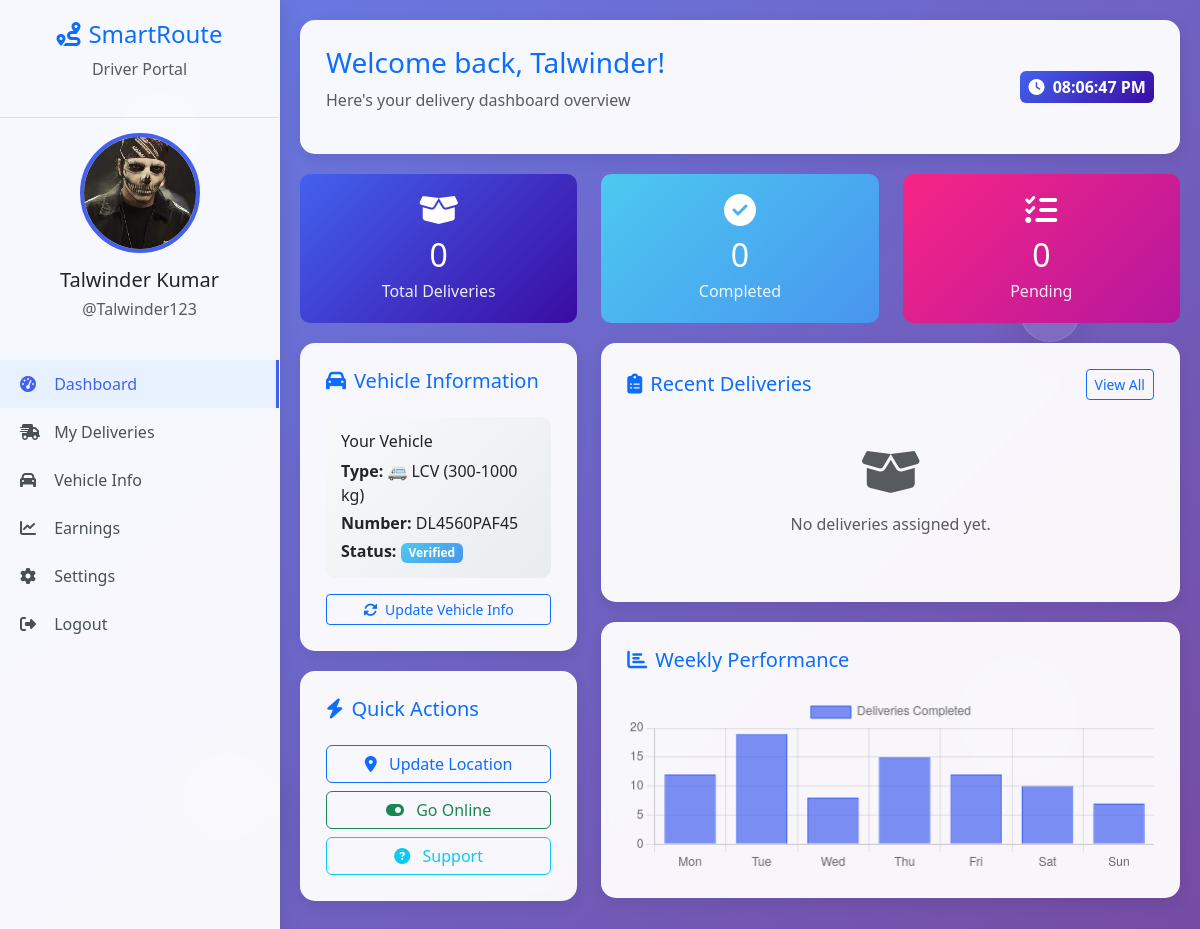
Screenshot of /driver/dashboard/ (signed in) with the database file from the repository.
### driver/models.py (models this page shows, shortened)
class Driver(models.Model):
    VEHICLE_TYPES = [
        ('mini', '🚗 Mini Vehicle (30-300 kg)'),
        ('lcv', '🚐 LCV (300-1000 kg)'),
        ('mcv', '🚛 MCV (1000-5000 kg)'),
        ('hcv', '🚚 HCV (5000-16000 kg)'),
        ('trailer', '🚛 Trailer (16000-35000 kg)'),
    ]
    user = models.OneToOneField(User, on_delete=models.CASCADE)
    phone = models.CharField(max_length=15)
    license_number = models.CharField(max_length=50)
    vehicle_type = models.CharField(max_length=20, choices=VEHICLE_TYPES, blank=True, null=True)
    vehicle_number = models.CharField(max_length=20, blank=True, null=True)
    profile_image = models.ImageField(upload_to='driver_profiles/', null=True, blank=True)
    has_own_vehicle = models.BooleanField(default=False)
    assigned_vehicle = models.ForeignKey('Vehicle', on_delete=models.SET_NULL, null=True, blank=True)
    address = models.TextField(blank=True)
    city = models.CharField(max_length=100, blank=True)
    state = models.CharField(max_length=100, blank=True)
    pincode = models.CharField(max_length=10, blank=True)
    is_active = models.BooleanField(default=True)
    created_at = models.DateTimeField(auto_now_add=True)
    updated_at = models.DateTimeField(auto_now=True)

### driver/views.py (the view)
# urls.py: path('dashboard/', views.driver_dashboard, name='dashboard'),
@login_required
def driver_dashboard(request):
    try:
        driver = Driver.objects.get(user=request.user)
        total_deliveries = Delivery.objects.filter(driver=driver).count()
        completed_deliveries = Delivery.objects.filter(driver=driver, status='delivered').count()
        pending_deliveries = Delivery.objects.filter(driver=driver, status__in=['assigned', 'picked_up', 'in_transit']).count()
        total_earnings = Earnings.objects.filter(driver=driver, is_paid=True).aggregate(models.Sum('amount'))['amount__sum'] or 0
        recent_deliveries = Delivery.objects.filter(driver=driver).order_by('-assigned_at')[:5]
        context = {
            'driver': driver,
            'total_deliveries': total_deliveries,
            'completed_deliveries': completed_deliveries,
            'pending_deliveries': pending_deliveries,
            'total_earnings': total_earnings,
            'recent_deliveries': recent_deliveries,
        }
        return render(request, 'driver/dashboard.html', context)
    except Driver.DoesNotExist:
        messages.error(request, "Driver profile not found")
        return redirect('driver:login')

### template/driver/dashboard.html (shortened to what this page needs)
<!DOCTYPE html>
<html lang="en">
<head>
    <link href="https://cdn.jsdelivr.net/npm/bootstrap@5.3.0/dist/css/bootstrap.min.css" rel="stylesheet">
    <link rel="stylesheet" href="https://cdnjs.cloudflare.com/ajax/libs/font-awesome/6.4.0/css/all.min.css">
</head>
<body>
    <div class="bg-shapes">
    </div>
    <div class="dashboard-container">
        <div class="sidebar">
            <div class="sidebar-header">
                <h4 class="text-primary"><i class="fas fa-route me-2"></i>SmartRoute</h4>
                <p class="text-muted">Driver Portal</p>
            </div>
            <div class="driver-info">
                {% if driver.profile_image %}
                    <img src="{{ driver.profile_image.url }}" alt="Profile" class="profile-image">
                {% else %}
                    <img src="https://via.placeholder.com/120" alt="Profile" class="profile-image">
                {% endif %}
                <h5>{{ driver.user.first_name }} {{ driver.user.last_name }}</h5>
                <p class="text-muted">@{{ driver.user.username }}</p>
                <span class="status-badge status-{{ driver.status }}">{{ driver.status|title }}</span>
            </div>
            <nav class="nav flex-column">
                <a class="nav-link active" href="{% url 'driver:dashboard' %}">
                    <i class="fas fa-tachometer-alt"></i> Dashboard
                </a>
                <a class="nav-link" href="{% url 'driver:my_deliveries' %}">
                    <i class="fas fa-shipping-fast"></i> My Deliveries
                </a>
                <a class="nav-link" href="{% url 'driver:vehicle_info'%}">
                    <i class="fas fa-car"></i> Vehicle Info
                </a>
                <a class="nav-link" href="{% url 'driver:earnings' %}">
                    <i class="fas fa-chart-line"></i> Earnings
                </a>
                <a class="nav-link" href="{% url 'driver:settings' %}">
                    <i class="fas fa-cog"></i> Settings
                </a>
                <a class="nav-link" href="{% url 'driver:logout' %}">
                    <i class="fas fa-sign-out-alt"></i> Logout
                </a>
            </nav>
        </div>
        <div class="main-content">
            <div class="content-card">
                <div class="row align-items-center">
                    <div class="col-md-8">
                        <h3 class="text-primary">Welcome back, {{ driver.user.first_name }}!</h3>
                        <p class="text-muted">Here's your delivery dashboard overview</p>
                    </div>
                    <div class="col-md-4 text-end">
                        <span class="badge bg-primary fs-6 p-2">
                            <i class="fas fa-clock me-1"></i>
                            <span id="current-time"></span>
                        </span>
                    </div>
                </div>
            </div>
            <div class="row">
                <div class="col-md-4">
                    <div class="stat-card bg-primary">
                        <i class="fas fa-box-open"></i>
                        <h3>{{ total_deliveries }}</h3>
                        <p>Total Deliveries</p>
                    </div>
                </div>
                <div class="col-md-4">
                    <div class="stat-card bg-success">
                        <i class="fas fa-check-circle"></i>
                        <h3>{{ completed_deliveries }}</h3>
                        <p>Completed</p>
                    </div>
                </div>
                <div class="col-md-4">
                    <div class="stat-card bg-warning">
                        <i class="fas fa-tasks"></i>
                        <h3>{{ pending_deliveries }}</h3>
                        <p>Pending</p>
                    </div>
                </div>
            </div>
            <div class="row">
                <div class="col-md-4">
                    <div class="content-card">
                        <h5 class="text-primary mb-4"><i class="fas fa-car me-2"></i>Vehicle Information</h5>
                        {% if driver.has_own_vehicle %}
                            <div class="vehicle-info">
                                <h6>Your Vehicle</h6>
                                <p class="mb-1"><strong>Type:</strong> {{ driver.get_vehicle_type_display }}</p>
                                <p class="mb-1"><strong>Number:</strong> {{ driver.vehicle_number }}</p>
                                <p class="mb-0"><strong>Status:</strong> <span class="badge bg-success">Verified</span></p>
                            </div>
                        {% else %}
                            <div class="alert alert-warning">
                                <i class="fas fa-info-circle me-2"></i>
                                No vehicle assigned yet. Please wait for admin to assign you a vehicle.
                            </div>
                        {% endif %}
                        <div class="mt-3">
                            <button class="btn btn-outline-primary btn-sm w-100">
                                <i class="fas fa-sync-alt me-1"></i> Update Vehicle Info
                            </button>
                        </div>
                    </div>
                    <div class="content-card">
                        <h5 class="text-primary mb-4"><i class="fas fa-bolt me-2"></i>Quick Actions</h5>
                        <div class="d-grid gap-2">
                            <button class="btn btn-outline-primary">
                                <i class="fas fa-map-marker-alt me-2"></i> Update Location
                            </button>
                            <button class="btn btn-outline-success">
                                <i class="fas fa-toggle-on me-2"></i> Go Online
                            </button>
                            <button class="btn btn-outline-info">
                                <i class="fas fa-question-circle me-2"></i> Support
                            </button>
                        </div>
                    </div>
                </div>
                <div class="col-md-8">
                    <div class="content-card">
                        <div class="d-flex justify-content-between align-items-center mb-4">
                            <h5 class="text-primary mb-0"><i class="fas fa-clipboard-list me-2"></i>Recent Deliveries</h5>
                            <a href="#" class="btn btn-sm btn-outline-primary">View All</a>
                        </div>
                        {% if recent_deliveries %}
                            {% for delivery in recent_deliveries %}
                                <div class="delivery-item">
                                    <div class="row align-items-center">
                                        <div class="col-md-6">
                                            <h6 class="mb-1">Delivery #{{ delivery.id }}</h6>
                                            <p class="mb-1 text-muted small">
                                                <i class="fas fa-user me-1"></i> {{ delivery.customer_name }}
                                            </p>
                                            <p class="mb-1 text-muted small">
                                                <i class="fas fa-box me-1"></i> {{ delivery.package_description|truncatewords:5 }}
                                            </p>
                                        </div>
                                        <div class="col-md-3">
                                            <span class="status-badge-delivery status-{{ delivery.status }}">
                                                {{ delivery.status|title }}
                                            </span>
                                        </div>
                                        <div class="col-md-3 text-end">
                                            {% if delivery.status == 'assigned' %}
                                                <a href="{% url 'driver:update_delivery_status' delivery.id 'picked_up' %}" class="btn btn-success btn-action">
                                                    <i class="fas fa-box-open me-1"></i> Pick Up
                                                </a>
                                            {% elif delivery.status == 'picked_up' %}
                                                <a href="{% url 'driver:update_delivery_status' delivery.id 'in_transit' %}" class="btn btn-info btn-action">
                                                    <i class="fas fa-truck me-1"></i> In Transit
                                                </a>
                                            {% elif delivery.status == 'in_transit' %}
                                                <a href="{% url 'driver:update_delivery_status' delivery.id 'delivered' %}" class="btn btn-success btn-action">
                                                    <i class="fas fa-check me-1"></i> Deliver
                                                </a>
                                            {% endif %}
                                        </div>
                                    </div>
                                </div>
                            {% endfor %}
                        {% else %}
                            <div class="text-center py-4">
                                <i class="fas fa-box-open fa-3x text-muted mb-3"></i>
                                <p class="text-muted">No deliveries assigned yet.</p>
                            </div>
                        {% endif %}
                    </div>
                    <div class="content-card">
                        <h5 class="text-primary mb-4"><i class="fas fa-chart-bar me-2"></i>Weekly Performance</h5>
                        <canvas id="performanceChart" height="100"></canvas>
                    </div>
                </div>
            </div>
        </div>
    </div>
    <script>
        // Update current time
        function updateTime() {
            const now = new Date();
            const timeString = now.toLocaleTimeString('en-US', {
                hour: '2-digit',
                minute: '2-digit',
                second: '2-digit',
                hour12: true
            });
            document.getElementById('current-time').textContent = timeString;
        }
        setInterval(updateTime, 1000);
        updateTime();
        // Performance Chart
        const ctx = document.getElementById('performanceChart').getContext('2d');
        const performanceChart = new Chart(ctx, {
            type: 'bar',
            data: {
                labels: ['Mon', 'Tue', 'Wed', 'Thu', 'Fri', 'Sat', 'Sun'],
                datasets: [{
                    label: 'Deliveries Completed',
                    data: [12, 19, 8, 15, 12, 10, 7],
                    backgroundColor: 'rgba(67, 97, 238, 0.7)',
                    borderColor: 'rgba(67, 97, 238, 1)',
                    borderWidth: 1
                }]
            },
            options: {
                responsive: true,
                scales: {
                    y: {
                        beginAtZero: true,
                        ticks: {
                            stepSize: 5
                        }
                    }
                }
            }
        });
    </script>
</body>
</html>

### template/driver/dashboard.html (style rules this page uses)
:root { --primary: #4361ee; --secondary: #3f37c9; --success: #4cc9f0; --light: #f8f9fa; --dark: #212529; --sidebar-width: 280px; }
body { font-family: 'Segoe UI', Tahoma, Geneva, Verdana, sans-serif; background: linear-gradient(135deg, #667eea 0%, #764ba2 100%); min-height: 100vh; position: relative; overflow-x: hidden; margin: 0; padding: 0; }
.bg-shapes { position: fixed; top: 0; left: 0; width: 100%; height: 100%; z-index: -1; overflow: hidden; }
.dashboard-container { display: flex; min-height: 100vh; }
.sidebar { width: var(--sidebar-width); background: rgba(255, 255, 255, 0.95); backdrop-filter: blur(10px); -webkit-backdrop-filter: blur(10px); border-right: 1px solid rgba(255, 255, 255, 0.2); box-shadow: 0 0 20px rgba(0, 0, 0, 0.1); z-index: 100; }
.sidebar-header { padding: 20px; border-bottom: 1px solid rgba(0, 0, 0, 0.1); text-align: center; }
.driver-info { text-align: center; padding: 15px 0; }
.driver-info h5 { margin-bottom: 5px; color: var(--dark); }
.driver-info p { color: #6c757d; margin-bottom: 0; }
.status-badge { display: inline-block; padding: 4px 12px; border-radius: 20px; font-size: 0.8rem; font-weight: 500; }
.nav-link { padding: 12px 20px; color: #495057; border-radius: 0; transition: all 0.3s ease; }
.nav-link:hover, .nav-link.active { background-color: #e7f1ff; color: var(--primary); border-right: 3px solid var(--primary); }
.nav-link i { width: 20px; margin-right: 10px; }
.main-content { flex: 1; padding: 20px; overflow-y: auto; }
.content-card { background: rgba(255, 255, 255, 0.95); border-radius: 15px; padding: 25px; margin-bottom: 20px; box-shadow: 0 5px 15px rgba(0, 0, 0, 0.08); backdrop-filter: blur(10px); -webkit-backdrop-filter: blur(10px); border: 1px solid rgba(255, 255, 255, 0.2); }
.stat-card { text-align: center; padding: 20px; border-radius: 10px; color: white; margin-bottom: 20px; }
.stat-card i { font-size: 2rem; margin-bottom: 10px; }
.stat-card h3 { font-size: 2rem; margin-bottom: 5px; }
.stat-card p { margin-bottom: 0; opacity: 0.9; }
.bg-primary { background: linear-gradient(135deg, #4361ee, #3a0ca3); }
.bg-success { background: linear-gradient(135deg, #4cc9f0, #4895ef); }
.bg-warning { background: linear-gradient(135deg, #f72585, #b5179e); }
.vehicle-info { background: linear-gradient(135deg, #f8f9fa, #e9ecef); padding: 15px; border-radius: 10px; margin-bottom: 15px; }
.profile-image { width: 120px; height: 120px; border-radius: 50%; object-fit: cover; border: 4px solid var(--primary); margin: 0 auto 15px; display: block; }

### rows the page displays
Driver: profile_image (picture), user.first_name "Talwinder", user.last_name "Kumar", user.username "Talwinder123", vehicle_type "🚐 LCV (300-1000 kg)", vehicle_number "DL4560PAF45"

### other values shown
{{ total_deliveries }} "0"
{{ completed_deliveries }} "0"
{{ pending_deliveries }} "0"
